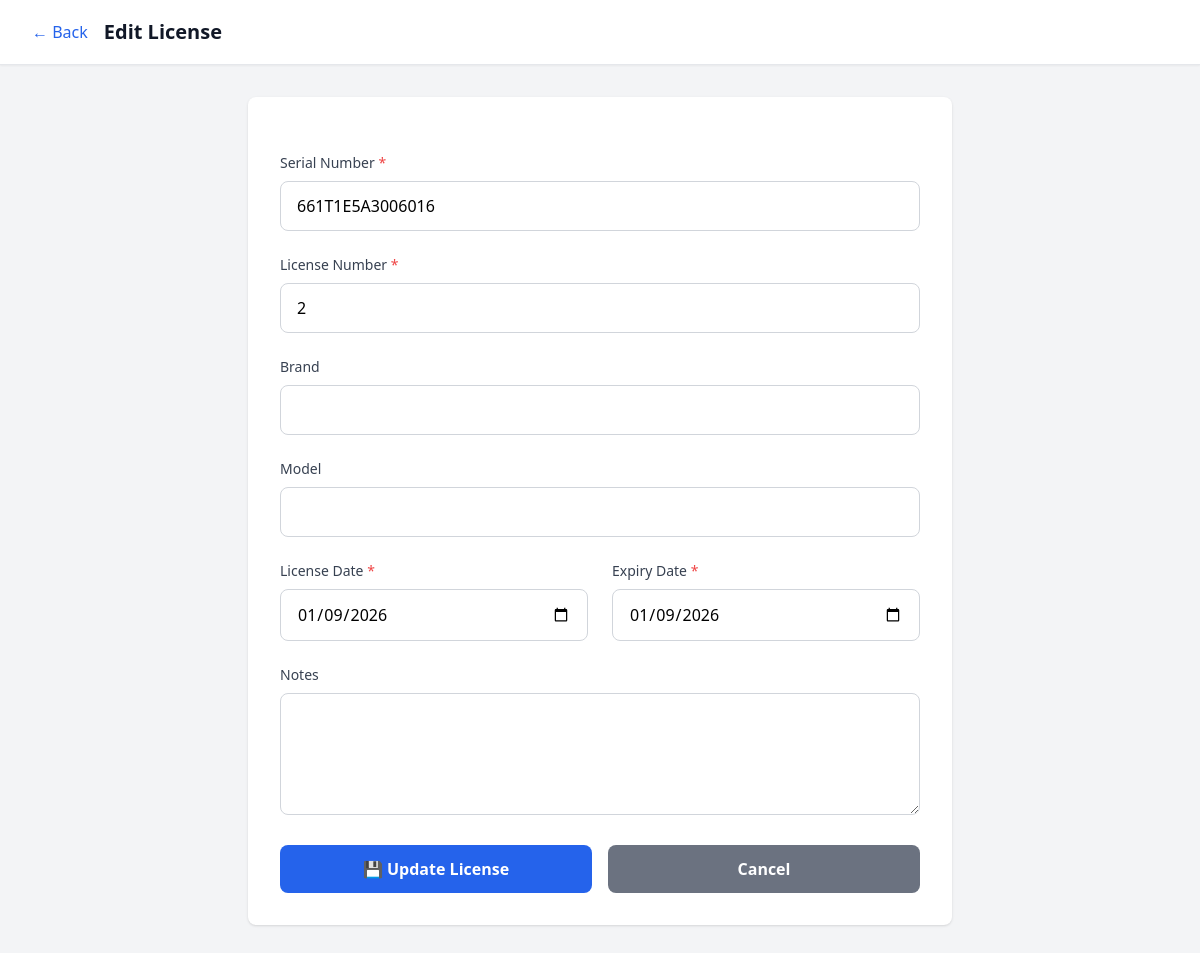
Screenshot of /admin/licenses/edit/2 (signed in) with the database file from the repository.
### models.py (models this page shows, shortened)
class License(db.Model):
    __tablename__ = 'licenses'
    id = db.Column(db.Integer, primary_key=True)
    serial_number = db.Column(db.String(100), unique=True, nullable=False, index=True)
    license_number = db.Column(db.String(100), unique=True, nullable=False)
    brand = db.Column(db.String(100))
    model = db.Column(db.String(100))
    license_date = db.Column(db.Date, nullable=False)
    expiry_date = db.Column(db.Date, nullable=False)
    notes = db.Column(db.Text)
    created_at = db.Column(db.DateTime, default=datetime.utcnow)
    updated_at = db.Column(db.DateTime, default=datetime.utcnow, onupdate=datetime.utcnow)

### app.py (the view, shortened to what this page needs)
@app.route('/admin/licenses/edit/<int:license_id>', methods=['GET', 'POST'])
@login_required
def edit_license(license_id):
    license_record = License.query.get_or_404(license_id)
    return render_template('admin/edit_license.html', license=license_record)

### app.py (called while the page is built)
def login_required(f):
    @wraps(f)
    def decorated_function(*args, **kwargs):
        print(f"DEBUG: Session contents: {dict(session)}") # This prints to your terminal
        if 'user_id' not in session:
            print("DEBUG: user_id not found in session, redirecting to login")
            flash('Please log in to access this page.', 'warning')
            return redirect(url_for('login'))
        return f(*args, **kwargs)
    return decorated_function

### templates/admin/edit_license.html (shortened to what this page needs)
{% extends "base.html" %}
{% block content %}
<div class="min-h-screen bg-gray-100">
    <nav class="bg-white shadow-sm border-b border-gray-200">
        <div class="max-w-7xl mx-auto px-4 sm:px-6 lg:px-8">
            <div class="flex justify-between h-16">
                <div class="flex items-center">
                    <a href="{{ url_for('admin_dashboard') }}" class="text-blue-600 hover:text-blue-800 mr-4">
                        ← Back
                    </a>
                    <h1 class="text-xl font-bold text-gray-900">Edit License</h1>
                </div>
            </div>
        </div>
    </nav>
    <div class="max-w-3xl mx-auto px-4 sm:px-6 lg:px-8 py-8">
        <div class="bg-white rounded-lg shadow p-8">
            <form method="POST" class="space-y-6">
                <div>
                    <label class="block text-sm font-medium text-gray-700 mb-2">
                        Serial Number <span class="text-red-500">*</span>
                    </label>
                    <input
    type="text"
    id="serial_number"
    name="serial_number"
    value="{{ license.serial_number }}"
    required
    oninput="this.value = this.value.toUpperCase()"
    class="w-full px-4 py-3 border border-gray-300 rounded-lg focus:ring-2 focus:ring-blue-500 focus:border-transparent">
                </div>
                <div>
                    <label class="block text-sm font-medium text-gray-700 mb-2">
                        License Number <span class="text-red-500">*</span>
                    </label>
                    <input
    type="text"
    id="license_number"
    name="license_number"
    value="{{ license.license_number }}"
    required
    oninput="this.value = this.value.toUpperCase()"
    class="w-full px-4 py-3 border border-gray-300 rounded-lg focus:ring-2 focus:ring-blue-500 focus:border-transparent">
                </div>
                <div>
                    <label class="block text-sm font-medium text-gray-700 mb-2">Brand</label>
                    <input
                        type="text"
                        name="brand"
                        value="{{ license.brand or '' }}"
                        class="w-full px-4 py-3 border border-gray-300 rounded-lg focus:ring-2 focus:ring-blue-500 focus:border-transparent">
                </div>
                <div>
                    <label class="block text-sm font-medium text-gray-700 mb-2">Model</label>
                    <input
                        type="text"
                        name="model"
                        value="{{ license.model or '' }}"
                        class="w-full px-4 py-3 border border-gray-300 rounded-lg focus:ring-2 focus:ring-blue-500 focus:border-transparent">
                </div>
                <div class="grid grid-cols-1 md:grid-cols-2 gap-6">
                    <div>
                        <label class="block text-sm font-medium text-gray-700 mb-2">
                            License Date <span class="text-red-500">*</span>
                        </label>
                        <input
                            type="date"
                            name="license_date"
                            value="{{ license.license_date.strftime('%Y-%m-%d') }}"
                            required
                            class="w-full px-4 py-3 border border-gray-300 rounded-lg focus:ring-2 focus:ring-blue-500 focus:border-transparent">
                    </div>
                    <div>
                        <label class="block text-sm font-medium text-gray-700 mb-2">
                            Expiry Date <span class="text-red-500">*</span>
                        </label>
                        <input
                            type="date"
                            name="expiry_date"
                            value="{{ license.expiry_date.strftime('%Y-%m-%d') }}"
                            required
                            class="w-full px-4 py-3 border border-gray-300 rounded-lg focus:ring-2 focus:ring-blue-500 focus:border-transparent">
                    </div>
                </div>
                <div>
                    <label class="block text-sm font-medium text-gray-700 mb-2">Notes</label>
                    <textarea
                        name="notes"
                        rows="4"
                        class="w-full px-4 py-3 border border-gray-300 rounded-lg focus:ring-2 focus:ring-blue-500 focus:border-transparent">{{ license.notes or '' }}</textarea>
                </div>
                <div class="flex space-x-4">
                    <button
                        type="submit"
                        class="flex-1 bg-blue-600 hover:bg-blue-700 text-white font-semibold py-3 px-6 rounded-lg transition duration-200">
                        💾 Update License
                    </button>
                    <a href="{{ url_for('admin_dashboard') }}"
                       class="flex-1 text-center bg-gray-500 hover:bg-gray-600 text-white font-semibold py-3 px-6 rounded-lg transition duration-200">
                        Cancel
                    </a>
                </div>
            </form>
        </div>
    </div>
</div>
{% endblock %}

### rows the page displays
License: serial_number "661T1E5A3006016", license_number "2", license_date "01/09/2026", expiry_date "01/09/2026"
